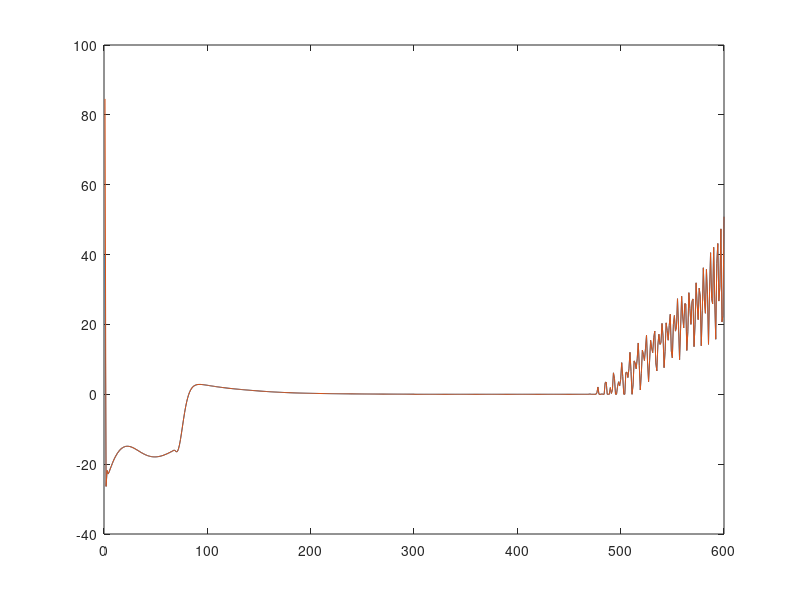

Write MATLAB code to recreate this figure. (Note: this script raises an error after producing the figure.)
actualWrench = csvread("actualWrench.csv");
calculatedWrench = csvread('calculatedWrench.csv');

actualWrench = [actualWrench(1,:); actualWrench(3,:); actualWrench(4,:); actualWrench(5,:);actualWrench(6,:)];


error = actualWrench - calculatedWrench;

for i = 1:5
    figure(i);
    plot(actualWrench(i,:));
    hold on;
    plot(calculatedWrench(i,:));
    hold off;
    title("F_", i);
    legend('actual', 'calculated');
end



for i = 1:5
    figure(i+5);
    hold on;
    plot(error(i,:));
    hold off;
    title("Error F_", i);
    legend('actual', 'calculated');
end


